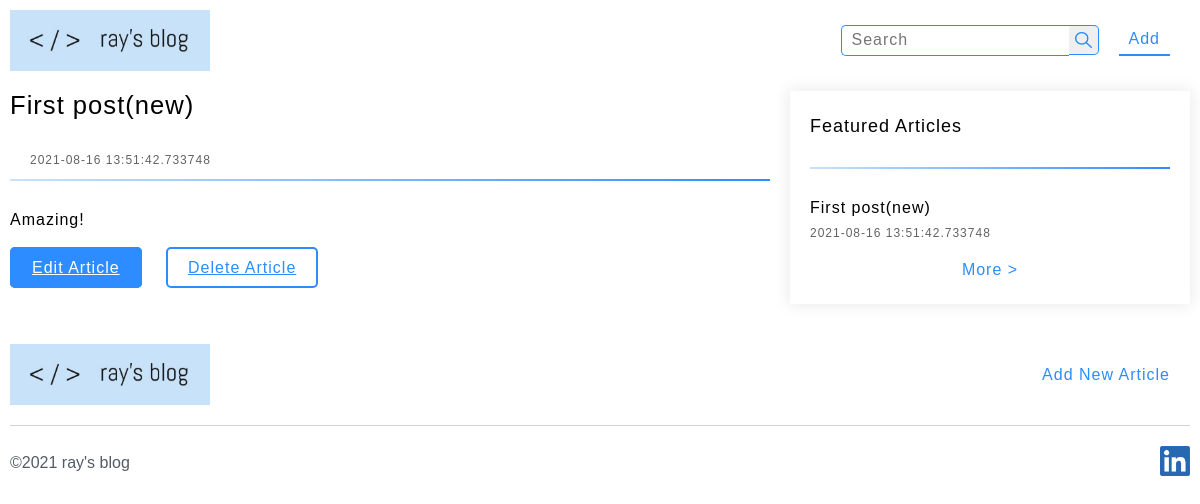
The app's page /article/1 with its own data.
### myapp.py (models this page shows, shortened)
class Post(db.Model):
    __tablename__ = 'posts'
    id = db.Column(db.Integer, primary_key=True)
    title = db.Column(db.Text)
    content = db.Column(db.Text)
    featured = db.Column(db.Boolean, default=True, nullable=False)
    create_Date = db.Column(db.DateTime(), default=datetime.utcnow)

### myapp.py (the view)
@app.route('/article/<id>')
def article_page(id):
    post = Post.query.get(id)
    posts = Post.query.all()
    return render_template('article-page.html', post=post, posts=posts)

### templates/article-page.html
{% extends "base.html" %}
{% block content %}
<div class="main-content">
    <div class="article-details">
        <div class="article-details__heading-area">
            <h1>{{post.title}}</h1>
        </div>
        <div class="article-details__info-area">
            <span class="article-details__publish-date">{{post.create_Date}}</span>
        </div>
        <div class="article-details__content-area">
            <p>{{post.content}}</p>
        </div>
        <div class="article-details__extra-operation-area">
            <a class="article-details__btn btn btn-primary" href="{{ url_for('update_page', id=post.id) }}">Edit
                Article</a>
            <a class="article-details__btn btn btn-secondary" href="{{ url_for('delete_page', id=post.id) }}">Delete
                Article</a>
        </div>
    </div>
    <section class="categorised-articles-container">
        <div class="categorised-articles-container__articles-card">
            <h2>Featured Articles</h2>
            <div class="categorised-articles-container__articles-list">
                {% for post in posts  %}
                {% if post.featured %}
                <div class="categorised-articles-container__single-article">
                    <a class="categorised-articles-container__article-title"
                        href="{{ url_for('index') }}">{{post.title}}</a>
                    <span class="categorised-articles-container__article-publish-date">{{post.create_Date}}</span>
                </div>
                {% endif %}
                {% endfor %}
            </div>
            <a class="categorised-articles-container__more-relative-articles" href="{{ url_for('index') }}">More ></a>
        </div>
    </section>
</div>
{% endblock %}

### static/style.css (style rules this page uses)
.main-content { display: flex; max-width: 75rem; margin: auto; }

### static/categorised-articles-container.css (style rules this page uses)
.categorised-articles-container { flex: 0 0 35%; padding: 10px; display: flex; flex-direction: column; }
.categorised-articles-container__articles-card { display: flex; flex-direction: column; box-shadow: 0 0 15px 2px #ececec; padding: 25px 20px; margin-bottom: 50px; }
.categorised-articles-container__articles-card:last-child { margin-bottom: 0px; }
.categorised-articles-container__articles-card h2 { font-size: 18px; padding-bottom: 30px; border-image-source: linear-gradient(to left, #2c8cff, #c8e2f9);; border-bottom: 2px solid; border-image-slice: 1; margin-bottom: 30px; }
.categorised-articles-container__articles-list { display: flex; flex-direction: column; }
.categorised-articles-container__single-article { display: flex; flex-direction: column; margin-bottom: 20px; }
.categorised-articles-container__article-title { text-decoration: none; color: #000000; margin-bottom: 10px; letter-spacing: 1px; }
.categorised-articles-container__article-publish-date { font-size: 12px; display: block; color: #636363; letter-spacing: 1px; }
.categorised-articles-container__more-relative-articles { text-decoration: none; color: #2d8cff; letter-spacing: 1px; text-align: center; }

### static/article-details.css (style rules this page uses)
.article-details { padding: 10px; flex: 1; }
.article-details__heading-area h1 { margin-bottom: 30px; }
.article-details__publish-date { margin-left: 20px; font-size: 12px; color: #636363; letter-spacing: 1px; }
.article-details__content-area { margin-top: 10px; padding: 30px 0; border-image-source: linear-gradient(to left, #2c8cff, #c8e2f9); border-top: 2px solid; border-image-slice: 1; }
.article-details__content-area p { font-size: 1rem; }

### static/button.css (style rules this page uses)
.btn { padding: 10px 20px; cursor: pointer; border-radius: 5px; letter-spacing: 1px; transition: color 0.2s ease, background-color 0.2s ease; margin-right: 20px; }
.btn:last-child { margin-right: 0; }
.btn-primary { background-color: #2d8cff; border: 2px solid #2d8cff; color: white; }
.btn-secondary { background-color: white; border: 2px solid #2d8cff; color: #2d8cff; }

### records on screen
Post: title "First post(new)", create_Date "2021-08-16 13:51:42.733748", content "Amazing!"
